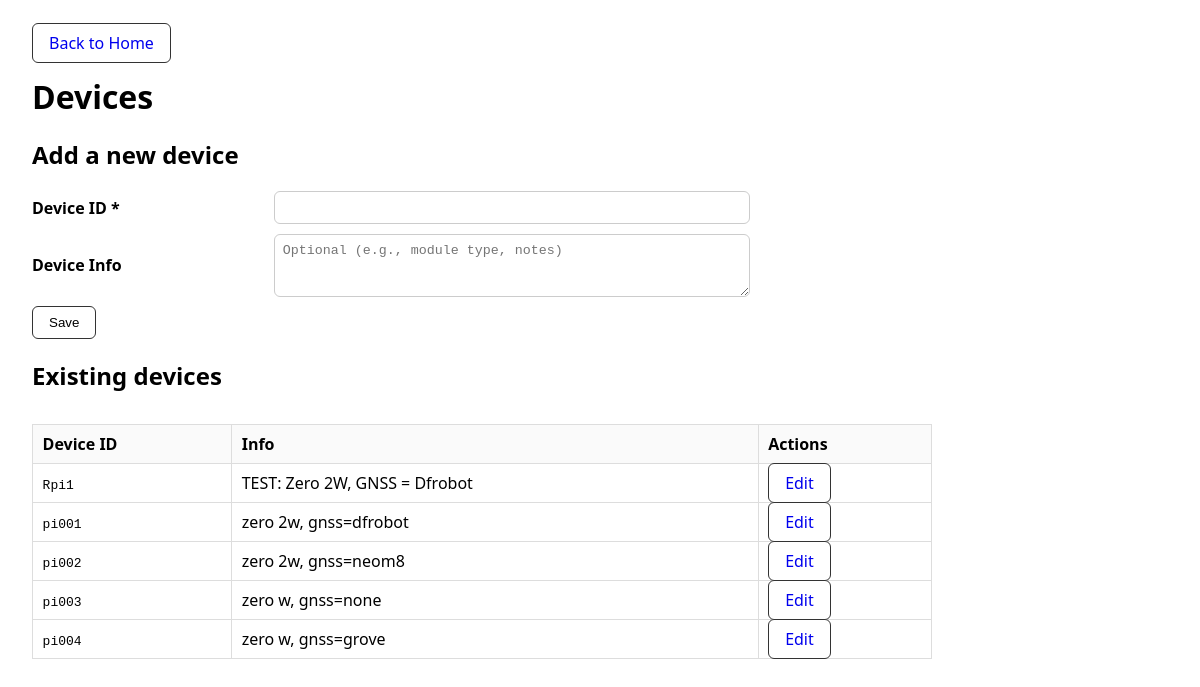
Page /devices/ on the committed database.
### src/db/models.py (models this page shows)
class Device(Base):
    __tablename__ = "devices"
    id = Column(String(64), primary_key=True)
    device_info = Column(Text, nullable=True)
    race_riders = relationship("RaceRider", back_populates="device")

### src/web/devices.py (the view, shortened to what this page needs)
@bp_devices.route("/", methods=["GET", "POST"])
def devices_index():
    session = SessionLocal()
    message = None
    is_ok = None
    try:
        devices = _list_devices(session)
        return render_template(
            "devices.html",
            devices=devices,
            message=message,
            success=is_ok,
            form={"id": "", "device_info": ""},
        )
    finally:
        session.close()

### src/web/devices.py (called while the page is built)
def _list_devices(session):
    return session.query(Device).order_by(Device.id.asc()).all()

### templates/devices.html (shortened to what this page needs)
<!doctype html>
<html lang="en">
  <head>
  </head>
  <body>
    <div class="topnav">
      <a class="btn" href="{{ url_for('home.home_page') }}">Back to Home</a>
    </div>
    <h1>Devices</h1>
    <h2>Add a new device</h2>
    <form method="post" action="{{ url_for('devices.devices_index') }}">
      <div class="grid">
        <label for="id">Device ID *</label>
        <input id="id" name="id" maxlength="64" value="{{ form.id }}"/>
        <label for="device_info">Device Info</label>
        <textarea id="device_info" name="device_info" rows="3" placeholder="Optional (e.g., module type, notes)">{{ form.device_info }}</textarea>
        <div class="actions">
          <button class="btn" type="submit">Save</button>
        </div>
      </div>
    </form>
    <h2>Existing devices</h2>
    <table>
      <thead>
        <tr><th>Device ID</th><th>Info</th><th>Actions</th></tr>
      </thead>
      <tbody>
        {% for d in devices %}
          <tr>
            <td><code>{{ d.id }}</code></td>
            <td style="white-space:pre-wrap">{{ d.device_info or '' }}</td>
            <td><a class="btn" href="{{ url_for('devices.device_edit', device_id=d.id) }}">Edit</a></td>
          </tr>
        {% else %}
          <tr><td colspan="3">No devices yet.</td></tr>
        {% endfor %}
      </tbody>
    </table>
  </body>
</html>

### templates/devices.html (style rules this page uses)
body { font-family: system-ui, sans-serif; margin: 2rem; }
h1 { margin-bottom: .5rem; }
form .grid { display:grid; grid-template-columns: 1fr 2fr; gap:.6rem .8rem; align-items:center; max-width:700px; }
label { font-weight:600; }
input, textarea { padding:.5rem; border:1px solid #ccc; border-radius:6px; width:100%; }
.actions { grid-column:1/-1; display:flex; gap:.6rem; }
.btn { padding:.5rem 1rem; border:1px solid #333; border-radius:6px; background:#fff; text-decoration:none; cursor:pointer; }
table { margin-top:2rem; border-collapse: collapse; width:100%; max-width:900px; }
th, td { border:1px solid #ddd; padding:.5rem .6rem; text-align:left; }
th { background:#fafafa; }
.topnav { margin-bottom: 1rem; }

### rows in the picture
Device: id "Rpi1", device_info "TEST: Zero 2W, GNSS = Dfrobot"
Device: id "pi001", device_info "zero 2w, gnss=dfrobot"
Device: id "pi002", device_info "zero 2w, gnss=neom8"
Device: id "pi003", device_info "zero w, gnss=none"
Device: id "pi004", device_info "zero w, gnss=grove"
